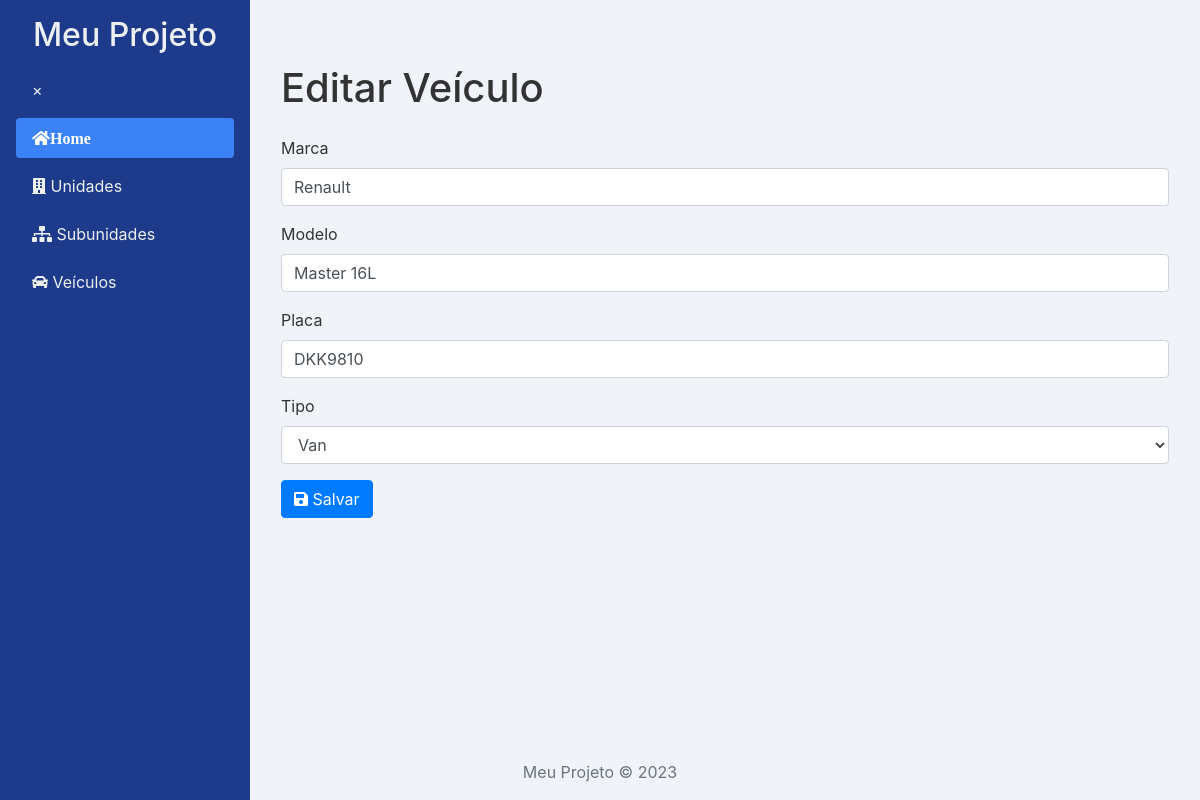
Screenshot of /veiculo/editar/2 with the database file from the repository.
### models/models.py (models this page shows)
class Veiculo(db.Model):
    id = db.Column(db.Integer, primary_key=True)
    marca = db.Column(db.String(50), nullable=False)
    modelo = db.Column(db.String(50), nullable=False)
    tipo = db.Column(db.String(50), nullable=False)
    placa = db.Column(db.String(10), nullable=False, unique=True)

### routes.py (the view)
    @app.route('/veiculo/editar/<int:id>', methods=['GET', 'POST'])
    def veiculo_editar(id):
        return editar_veiculo(id)

### controllers/veiculo_controller.py (called while the page is built, shortened)
def editar_veiculo(id):
    veiculo = Veiculo.query.get_or_404(id)
    return render_template('veiculo/editar_veiculo.html', veiculo=veiculo)

### templates/veiculo/editar_veiculo.html (shortened to what this page needs)
{% extends "base.html" %}
{% block content %}
<div class="container mt-5">
    <h1 class="mb-4">Editar Veículo</h1>
    <form method="post">
        <div class="form-group">
            <label for="marca">Marca</label>
            <input type="text" class="form-control" id="marca" name="marca" value="{{ veiculo.marca }}" required>
        </div>
        <div class="form-group">
            <label for="modelo">Modelo</label>
            <input type="text" class="form-control" id="modelo" name="modelo" value="{{ veiculo.modelo }}" required>
        </div>
        <div class="form-group">
            <label for="placa">Placa</label>
            <input type="text" class="form-control" id="placa" name="placa" value="{{ veiculo.placa }}" required>
        </div>
        <div class="form-group">
            <label for="tipo">Tipo</label>
            <select class="form-control" id="tipo" name="tipo" required>
                <option value="Van" {% if veiculo.tipo == 'Van' %}selected{% endif %}>Van</option>
            </select>
        </div>
        <button type="submit" class="btn btn-primary">
            <i class="fas fa-save"></i> Salvar
        </button>
    </form>
</div>
{% endblock %}

### static/css/styles.css (style rules this page uses)
body { display: flex; min-height: 100vh; flex-direction: column; background-color: #f0f4f8; color: #333; transition: margin-left .5s; }

### rows the page displays
Veiculo: marca "Renault", modelo "Master 16L", placa "DKK9810", tipo "Van"
